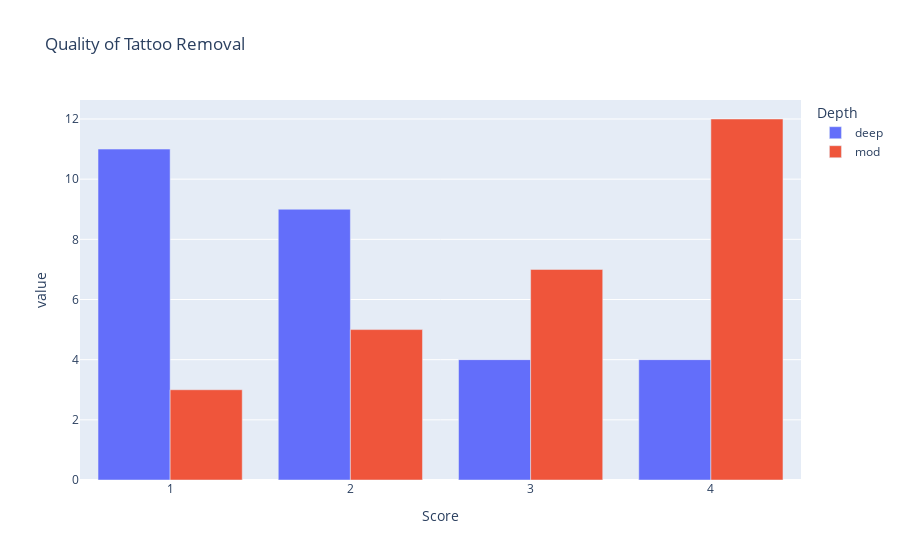

The cell this chart's notebook holds for it:
### Markdown cell above
## Side-by-side bar charts

-----

### Code cell
# define the path to the dataset
path: str = "data/tattoos.csv"

# declare the DataFrame
df1 = pd.read_csv(path)

# add a count column
df1['count'] = df1.groupby(['Score', 'Depth'])['Score'].transform('count')

# pivot the table
table = pd.pivot_table(df1, values='count', index='Score', columns='Depth')

# display the plot
fig1 = px.bar(table, barmode='group', title='Quality of Tattoo Removal')
fig1.show()

### Figure 1 — Plotly figure (JSON) as saved in the notebook; plotly's stock layout.template omitted (floating-point values rounded to 4 significant figures)
{"data": [{"alignmentgroup": "True", "hovertemplate": "Depth=deep<br>Score=%{x}<br>value=%{y}<extra></extra>", "legendgroup": "deep", "marker": {"color": "#636efa"}, "name": "deep", "offsetgroup": "deep", "orientation": "v", "showlegend": true, "textposition": "auto", "type": "bar", "x": [1, 2, 3, 4], "xaxis": "x", "y": [11, 9, 4, 4], "yaxis": "y"}, {"alignmentgroup": "True", "hovertemplate": "Depth=mod<br>Score=%{x}<br>value=%{y}<extra></extra>", "legendgroup": "mod", "marker": {"color": "#EF553B"}, "name": "mod", "offsetgroup": "mod", "orientation": "v", "showlegend": true, "textposition": "auto", "type": "bar", "x": [1, 2, 3, 4], "xaxis": "x", "y": [3, 5, 7, 12], "yaxis": "y"}], "layout": {"barmode": "group", "legend": {"title": {"text": "Depth"}, "tracegroupgap": 0}, "title": {"text": "Quality of Tattoo Removal"}, "xaxis": {"anchor": "y", "domain": [0, 1], "title": {"text": "Score"}}, "yaxis": {"anchor": "x", "domain": [0, 1], "title": {"text": "value"}}}}
